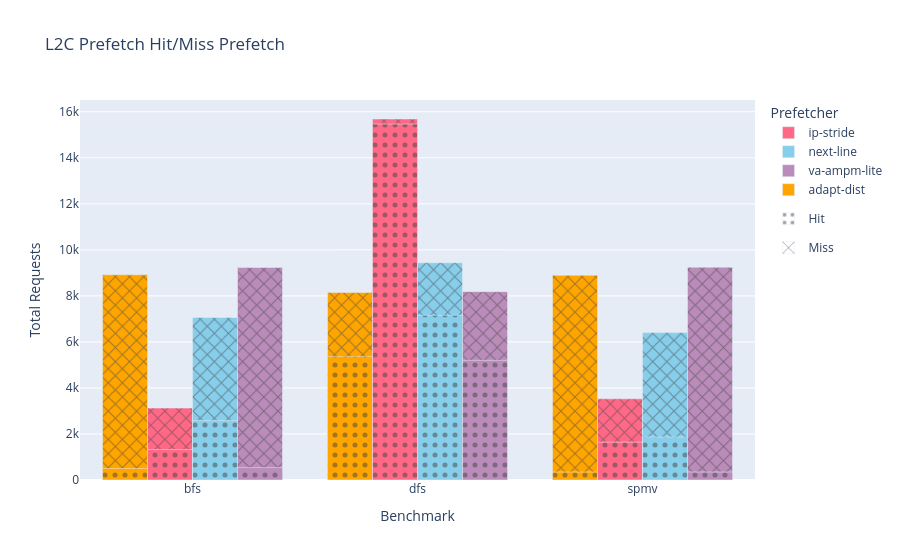

Source (notebook cell):
### Code cell
import plotly.graph_objects as go 

df_metric = df_long[df_long["Metric"].isin(["L2_PREFETCH Hit", "L2_PREFETCH Miss"])]
total_requests = df_metric.groupby(["Benchmark", "Prefetcher", "Metric"], as_index=False)["Value"].sum()
df_pivot = total_requests.pivot_table(index=["Benchmark", "Prefetcher"], columns="Metric", values="Value", aggfunc="sum").reset_index()
df_pivot['L2_PREFETCH Total'] = df_pivot['L2_PREFETCH Hit'] + df_pivot['L2_PREFETCH Miss']
df_pivot = df_pivot[df_pivot["Prefetcher"] != "no"]

textures = {
    "L2_PREFETCH Hit": ".",  
    "L2_PREFETCH Miss": "x"     
}

prefetcher_colors={
    "ip-stride": "rgb(255, 105, 135)",  
    "next-line": "rgb(135, 206, 235)",  
    "va-ampm-lite": "rgb(186, 140, 186)",
    "adapt-dist": "rgb(255, 165, 0)",
    # "no": "rgb(144, 238, 144)"
}

data = []

for prefetcher in df_pivot["Prefetcher"].unique():
    metric_data = df_pivot[df_pivot["Prefetcher"] == prefetcher]
    
    if metric_data.empty:
        continue
    
    x_data = metric_data["Benchmark"]
    
    y_hits = metric_data["L2_PREFETCH Hit"]
    y_misses = metric_data["L2_PREFETCH Miss"]
    y_data = metric_data["L2_PREFETCH Total"]
    
    data.append(
        go.Bar(
            x=x_data,
            y=y_data,
            name=f"{prefetcher} - Miss",
            hovertext=[f"{prefetcher}<br>Misses: {misses}<br>" 
                   for hits, misses in zip(y_hits, y_misses)],
            marker=dict(
                color=prefetcher_colors.get(prefetcher, "gray"),
                pattern_shape=textures["L2_PREFETCH Miss"]
            ),
            offsetgroup=prefetcher, 
            legendgroup=prefetcher,
            showlegend=False
        )
    )
    
    data.append(
        go.Bar(
            x=x_data,
            y=y_hits,
            hovertext=[f"{prefetcher}<br>Hits: {hits}<br>" 
                   for hits, misses in zip(y_hits, y_misses)],
            marker=dict(
                color=prefetcher_colors.get(prefetcher, "gray"),
                pattern_shape=textures["L2_PREFETCH Hit"]
            ),
            offsetgroup=prefetcher, 
            legendgroup=prefetcher,
            showlegend=False  
        )
    )


for prefetcher, color in prefetcher_colors.items():
    data.append(
        go.Bar(
            x=[None], y=[None],  
            name=f"{prefetcher}", 
            marker=dict(
                color=color,  
                pattern_shape=None  
            ),
            showlegend=True, 
            legendgroup="Prefetcher",  
        )
    )

for metric_type, texture in textures.items():
    metric_type_clean = metric_type.replace("L2_PREFETCH ", "")
    data.append(
        go.Bar(
            x=[None], y=[None],
            name=f"{metric_type_clean}",  
            marker=dict(
                pattern_shape=texture, 
                color='rgba(255,255,255,0)' 
            ),
            showlegend=True,
            legendgroup=metric_type, 
        )
    )

layout = go.Layout(
    title="L2C Prefetch Hit/Miss Prefetch",
    xaxis=dict(title="Benchmark"),
    yaxis=dict(title="Total Requests"),
    barmode="group",  
    legend=dict(title="Prefetcher"),
)


fig = go.Figure(data=data, layout=layout)
fig.show()

### Figure 1 — Plotly figure (JSON) as saved in the notebook; plotly's stock layout.template omitted (floating-point values rounded to 4 significant figures)
{"data": [{"hovertext": ["adapt-dist<br>Misses: 8414.0<br>", "adapt-dist<br>Misses: 2781.0<br>", "adapt-dist<br>Misses: 8545.0<br>"], "legendgroup": "adapt-dist", "marker": {"color": "rgb(255, 165, 0)", "pattern": {"shape": "x"}}, "name": "adapt-dist - Miss", "offsetgroup": "adapt-dist", "showlegend": false, "type": "bar", "x": ["bfs", "dfs", "spmv"], "y": [8914.0, 8144.0, 8892.0]}, {"hovertext": ["adapt-dist<br>Hits: 500.0<br>", "adapt-dist<br>Hits: 5363.0<br>", "adapt-dist<br>Hits: 347.0<br>"], "legendgroup": "adapt-dist", "marker": {"color": "rgb(255, 165, 0)", "pattern": {"shape": "."}}, "offsetgroup": "adapt-dist", "showlegend": false, "type": "bar", "x": ["bfs", "dfs", "spmv"], "y": [500.0, 5363.0, 347.0]}, {"hovertext": ["ip-stride<br>Misses: 1802.0<br>", "ip-stride<br>Misses: 219.0<br>", "ip-stride<br>Misses: 1880.0<br>"], "legendgroup": "ip-stride", "marker": {"color": "rgb(255, 105, 135)", "pattern": {"shape": "x"}}, "name": "ip-stride - Miss", "offsetgroup": "ip-stride", "showlegend": false, "type": "bar", "x": ["bfs", "dfs", "spmv"], "y": [3125.0, 15690.0, 3527.0]}, {"hovertext": ["ip-stride<br>Hits: 1323.0<br>", "ip-stride<br>Hits: 15467.0<br>", "ip-stride<br>Hits: 1647.0<br>"], "legendgroup": "ip-stride", "marker": {"color": "rgb(255, 105, 135)", "pattern": {"shape": "."}}, "offsetgroup": "ip-stride", "showlegend": false, "type": "bar", "x": ["bfs", "dfs", "spmv"], "y": [1323.0, 15470.0, 1647.0]}, {"hovertext": ["next-line<br>Misses: 4478.0<br>", "next-line<br>Misses: 2283.0<br>", "next-line<br>Misses: 4535.0<br>"], "legendgroup": "next-line", "marker": {"color": "rgb(135, 206, 235)", "pattern": {"shape": "x"}}, "name": "next-line - Miss", "offsetgroup": "next-line", "showlegend": false, "type": "bar", "x": ["bfs", "dfs", "spmv"], "y": [7060.0, 9440.0, 6404.0]}, {"hovertext": ["next-line<br>Hits: 2582.0<br>", "next-line<br>Hits: 7157.0<br>", "next-line<br>Hits: 1869.0<br>"], "legendgroup": "next-line", "marker": {"color": "rgb(135, 206, 235)", "pattern": {"shape": "."}}, "offsetgroup": "next-line", "showlegend": false, "type": "bar", "x": ["bfs", "dfs", "spmv"], "y": [2582.0, 7157.0, 1869.0]}, {"hovertext": ["va-ampm-lite<br>Misses: 8693.0<br>", "va-ampm-lite<br>Misses: 2987.0<br>", "va-ampm-lite<br>Misses: 8896.0<br>"], "legendgroup": "va-ampm-lite", "marker": {"color": "rgb(186, 140, 186)", "pattern": {"shape": "x"}}, "name": "va-ampm-lite - Miss", "offsetgroup": "va-ampm-lite", "showlegend": false, "type": "bar", "x": ["bfs", "dfs", "spmv"], "y": [9232.0, 8185.0, 9245.0]}, {"hovertext": ["va-ampm-lite<br>Hits: 539.0<br>", "va-ampm-lite<br>Hits: 5198.0<br>", "va-ampm-lite<br>Hits: 349.0<br>"], "legendgroup": "va-ampm-lite", "marker": {"color": "rgb(186, 140, 186)", "pattern": {"shape": "."}}, "offsetgroup": "va-ampm-lite", "showlegend": false, "type": "bar", "x": ["bfs", "dfs", "spmv"], "y": [539.0, 5198.0, 349.0]}, {"legendgroup": "Prefetcher", "marker": {"color": "rgb(255, 105, 135)"}, "name": "ip-stride", "showlegend": true, "type": "bar", "x": [null], "y": [null]}, {"legendgroup": "Prefetcher", "marker": {"color": "rgb(135, 206, 235)"}, "name": "next-line", "showlegend": true, "type": "bar", "x": [null], "y": [null]}, {"legendgroup": "Prefetcher", "marker": {"color": "rgb(186, 140, 186)"}, "name": "va-ampm-lite", "showlegend": true, "type": "bar", "x": [null], "y": [null]}, {"legendgroup": "Prefetcher", "marker": {"color": "rgb(255, 165, 0)"}, "name": "adapt-dist", "showlegend": true, "type": "bar", "x": [null], "y": [null]}, {"legendgroup": "L2_PREFETCH Hit", "marker": {"color": "rgba(255,255,255,0)", "pattern": {"shape": "."}}, "name": "Hit", "showlegend": true, "type": "bar", "x": [null], "y": [null]}, {"legendgroup": "L2_PREFETCH Miss", "marker": {"color": "rgba(255,255,255,0)", "pattern": {"shape": "x"}}, "name": "Miss", "showlegend": true, "type": "bar", "x": [null], "y": [null]}], "layout": {"barmode": "group", "legend": {"title": {"text": "Prefetcher"}}, "title": {"text": "L2C Prefetch Hit/Miss Prefetch"}, "xaxis": {"title": {"text": "Benchmark"}}, "yaxis": {"title": {"text": "Total Requests"}}}}
